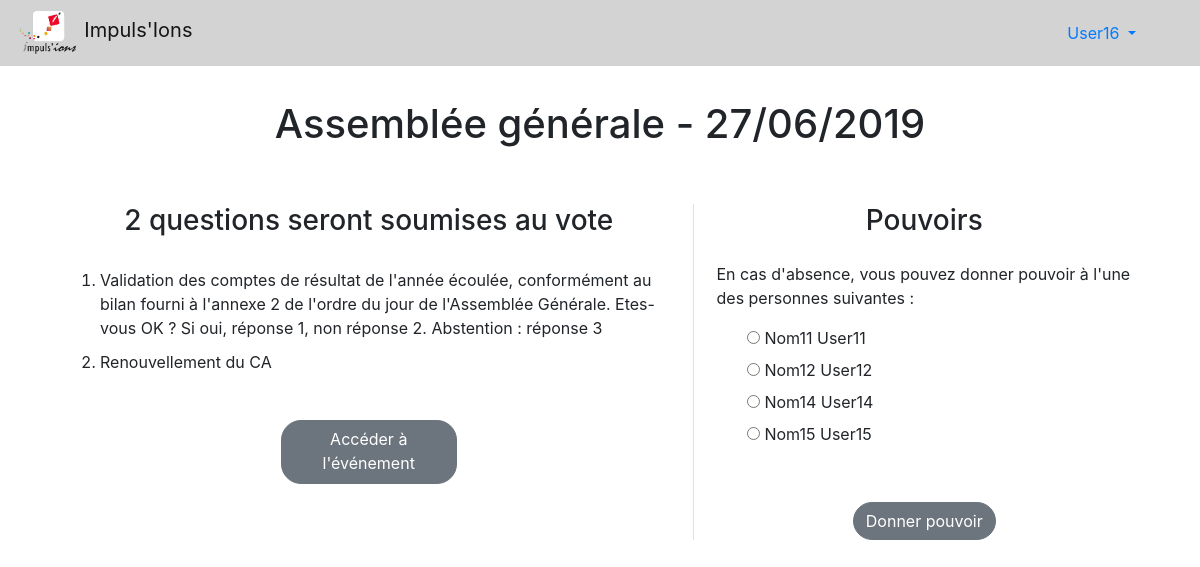
/polls/assemblee-generale-28062019/ (signed in), run on the app's committed database.
### polls/models.py (models this page shows, shortened)
class Event(models.Model):
    company = models.ForeignKey(Company, on_delete=models.CASCADE)
    groups = models.ManyToManyField(EventGroup, verbose_name="groupes")
    rules = [
        ('MAJ', 'Majorité'),
        ('PROP', 'Proportionnelle')
    ]
    event_name = models.CharField("nom", max_length=200)
    event_date = models.DateField("date de l'événement")
    slug = models.SlugField()
    current = models.BooleanField("en cours", default=False)
    quorum = models.IntegerField(default=33)
    rule = models.CharField("mode de scrutin", max_length=5, choices=rules,
        default='MAJ')
    class Meta:
        verbose_name = "Evénement"
        constraints = [models.UniqueConstraint(fields=['company_id', 'slug'],
            name='unique_slug')]
    @classmethod
    def get_event(cls, event_slug):
        return get_object_or_404(Event, slug=event_slug)

class Company(models.Model):
    company_name = models.CharField("nom", max_length=200)
    logo = models.ImageField(upload_to="img/", null=True, blank=True)
    statut = models.CharField("forme juridique", max_length=50)
    siret = models.CharField("SIRET", max_length=50)
    street_num = models.IntegerField("N° de rue", null=True, blank=True)
    street_cplt = models.CharField("complément", max_length=50, null=True,
        blank=True)
    address1 = models.CharField("adresse", max_length=300)
    address2 = models.CharField("complément d'adresse", max_length=300,
        null=True, blank=True)
    zip_code = models.IntegerField("code postal")
    city = models.CharField("ville", max_length=200)
    host = models.CharField("serveur mail", max_length=50, null=True,
        blank=True)
    port = models.IntegerField("port du serveur", null=True, blank=True)
    hname = models.EmailField("utilisateur", max_length=100, null=True,
        blank=True)
    fax = models.CharField("mot de passe", max_length=50, null=True,
        blank=True)
    use_tls = models.BooleanField("authentification requise", default=True,
        blank=True)
    class Meta:
        verbose_name = "Société"

class Question(models.Model):
    event = models.ForeignKey(Event, on_delete=models.CASCADE,
        verbose_name="événement")
    question_text = models.TextField("texte de la résolution")
    question_no = models.IntegerField("numéro de résolution")
    class Meta:
        verbose_name = "Résolution"
        constraints = [models.UniqueConstraint(fields=['event', 'question_no'],
            name='unique_question_no_per_event'),
            models.CheckConstraint(check=Q(question_no__gt=0),
            name='question_no_gt_0')]
    @classmethod
    def get_question_list(cls, event_slug):
        return cls.objects.filter(event__slug=event_slug).order_by('question_no')

### polls/views.py (the view)
# urls.py: path('<slug:event_slug>/', views.event, name='event'),
@login_required
def event(request, event_slug):
    event = Event.get_event(event_slug)
    question_list = Question.get_question_list(event_slug)
    nb_questions = len(question_list)
    user_can_vote = False
    if EventGroup.user_in_event(event_slug, request.user):
        user_can_vote = True
        proxy_list, user_proxy, user_proxy_list =\
            Procuration.get_proxy_status(event_slug, request.user)
    return render(request, 'polls/event.html', locals())

### polls/models.py (called while the page is built)
    @classmethod
    def user_in_event(cls, event_slug, user):
        user_in_group = False
        if len(user.eventgroup_set.filter(event__slug=event_slug)) > 0:
            user_in_group = True
        return user_in_group

    @classmethod
    def get_proxy_status(cls, event_slug, user):
        user_proxy_list = []
        proxy_list = []
        user_proxy = None
        if len(cls.objects.filter(proxy=user, event__slug=event_slug)) > 0:
            user_proxy_list = cls.objects.filter(proxy=user, event__slug=event_slug).\
                order_by('user__last_name')
        elif len(cls.objects.filter(user=user)) > 0:
            usv = cls.objects.get(user=user)
            user_proxy = User.objects.get(id=usv.proxy.id)
        else:
            id_list = [int(proxy['user__id']) for proxy in cls.objects.all().\
                values('user__id')]
            proxy_list = User.objects.filter(eventgroup__users=user).\
                exclude(id=user.id).exclude(id__in=id_list).order_by('last_name')
        return proxy_list, user_proxy, user_proxy_list

### polls/templates/polls/event.html (shortened to what this page needs)
{% extends './base.html' %}
{% load static %}
{% block content %}
    <div class="container">
        <div class="row">
            <div class="col-sm-12">
                <h1 class="text-center">{{ event.event_name }} - {{ event.event_date|date:"d/m/Y" }}</h1>
            {% if not user.is_staff %}
            </div>
            <div class="col-md-7">
            {% endif %}
                <h3 class="text-center mt-5">{{ nb_questions }} question{{ nb_questions|pluralize }} ser{{ nb_questions|pluralize:"a,ont" }} soumise{{ nb_questions|pluralize }} au vote</h3>
                <ol class="mt-30">
                    {% for question in question_list %}
                        <li class="mt-10">{{ question.question_text }}</li>
                    {% endfor %}
                </ol>
                <div class="offset-sm-4 col-sm-4 text-center">
                    {% if user.is_staff and not event.current %}
                        <a class="btn btn-secondary mt-30 pb-2" type="button" href='{% url 'polls:question' event.slug 1 %}'>Lancer l'événement</a>
                    {% elif event.current and user_can_vote or user.is_staff %}
                        <a class="btn btn-secondary mt-30 pb-2" type="button" href='{% url 'polls:question' event.slug 1 %}'>Accéder à l'événement</a>
                    {% endif %}
                </div>
            </div>
            {% if not user.is_staff %}
            <div class="col-md-5 border-left mt-5">
                <div class="row">
                    <div class="col-sm-12" id="Pouvoirs">
                        <h3 class="text-center">Pouvoirs</h3>
                        {% if proxy_list %}
                            <p class="mt-4 pl-2 proxy_list">En cas d'absence, vous pouvez donner pouvoir à l'une des personnes suivantes :</p>
                            <div class="row align-items-center proxy_list">
                                <div class="offset-sm-1 col-sm-10">
                                    <form id="proxy" action='.' method="post" data-url='{% url 'polls:set_proxy' %}' data-event="{{ event.slug }}" data-user="{{ user.id }}">
                                        {% for proxy in proxy_list %}
                                            <input type="radio" name="proxy" id="proxy{{ forloop.counter }}" value="{{ proxy.id }}" />
                                            <label for="proxy{{ forloop.counter }}">{{ proxy.last_name }} {{ proxy.first_name }}</label><br>
                                        {% endfor %}
                                        <div class="text-center pt-5"><input type="submit" id="submit_proxy" class="btn btn-secondary" value="Donner pouvoir" /></div>
                                    </form>
                                </div>
                            </div>
                            {% endif %}
                    </div>
                </div>
            </div>
            {% endif %}
        </div>
    </div>
{% endblock %}

### polls/templates/polls/base.html (shortened to what this page needs)
<!DOCTYPE html>
<html lang="en">
    <head>
        {% load static %}
        <link rel="stylesheet" href="https://stackpath.bootstrapcdn.com/bootstrap/4.3.1/css/bootstrap.min.css">
        <link href="{% static "polls/css/polls.css" %}" rel="stylesheet">
    </head>
    <body class="d-flex flex-column vh-100">
        <header class="main-header">
            {% block nav_bar %}
            <nav class="navbar navbar-expand-md navbar-light fixed-top bg-light">
                {% block logo %}
                <a href="{% url 'polls:index' %}" class="logo">
                    {% if company.logo is not NULL %}
                        <div class="logo-lg head-text-color">
                            <img src="{{ company.logo.url }}" height=50>
                            <a class="navbar-brand" href="{% url 'polls:index' %}"> {{ company.company_name }}</a>
                        </div>
                    {% elif event.company.logo is not NULL %}
                        <div class="logo-lg head-text-color">
                            <img src="{{ event.company.logo.url }}" height=50>
                            <a class="navbar-brand" href="{% url 'polls:index' %}"> {{ event.company.company_name }}</a>
                        </div>
                    {% endif %}
                </a>
                {% endblock %}
                <div class="collapse navbar-collapse" id="navbarCollapse">
                    <li class="dropdown user user-menu mr-5 ml-auto">
                        <a href="#" class="dropdown-toggle" data-toggle="dropdown">
                            <span class="hidden-xs">{% firstof request.user.get_short_name request.user.get_username %}</span>
                        </a>
                    </li>
                </div>
            </nav>
            {% endblock nav_bar %}
        </header>
        <main class="flex-shrink-0 main-content" role="main">
            <div class="container">
                {% block content %}{% endblock %}
            </div>
        </main>
    </body>
</html>

### polls/static/polls/css/polls.css (style rules this page uses)
.user-menu { list-style: none; }
.mt-10 { margin-top: 10px; }
.mt-30 { margin-top: 30px; }
.main-content { padding-top: 100px; padding-bottom: 100px; }
.bg-light { background-color: lightgrey !important; }
.btn { border-radius: 20px; }

### data on the page
Event: company.logo (picture), company.company_name "Impuls'Ions", event_name "Assemblée générale", event_date "27/06/2019"
Question: question_text "Validation des comptes de résultat de l'année écoulée, conformément au bilan fourni à l'annexe 2 de l'ordre du jour de l'Assemblée Générale. Etes-vous OK ? Si oui, réponse 1, non réponse 2. Abstention : réponse 3"
Question: question_text "Renouvellement du CA"

### other printed values
{{ nb_questions }} "2"
{{ proxy.last_name }} "Nom11"
{{ proxy.first_name }} "User11"
{{ proxy.last_name }} "Nom12"
{{ proxy.first_name }} "User12"
{{ proxy.last_name }} "Nom14"
{{ proxy.first_name }} "User14"
{{ proxy.last_name }} "Nom15"
{{ proxy.first_name }} "User15"
